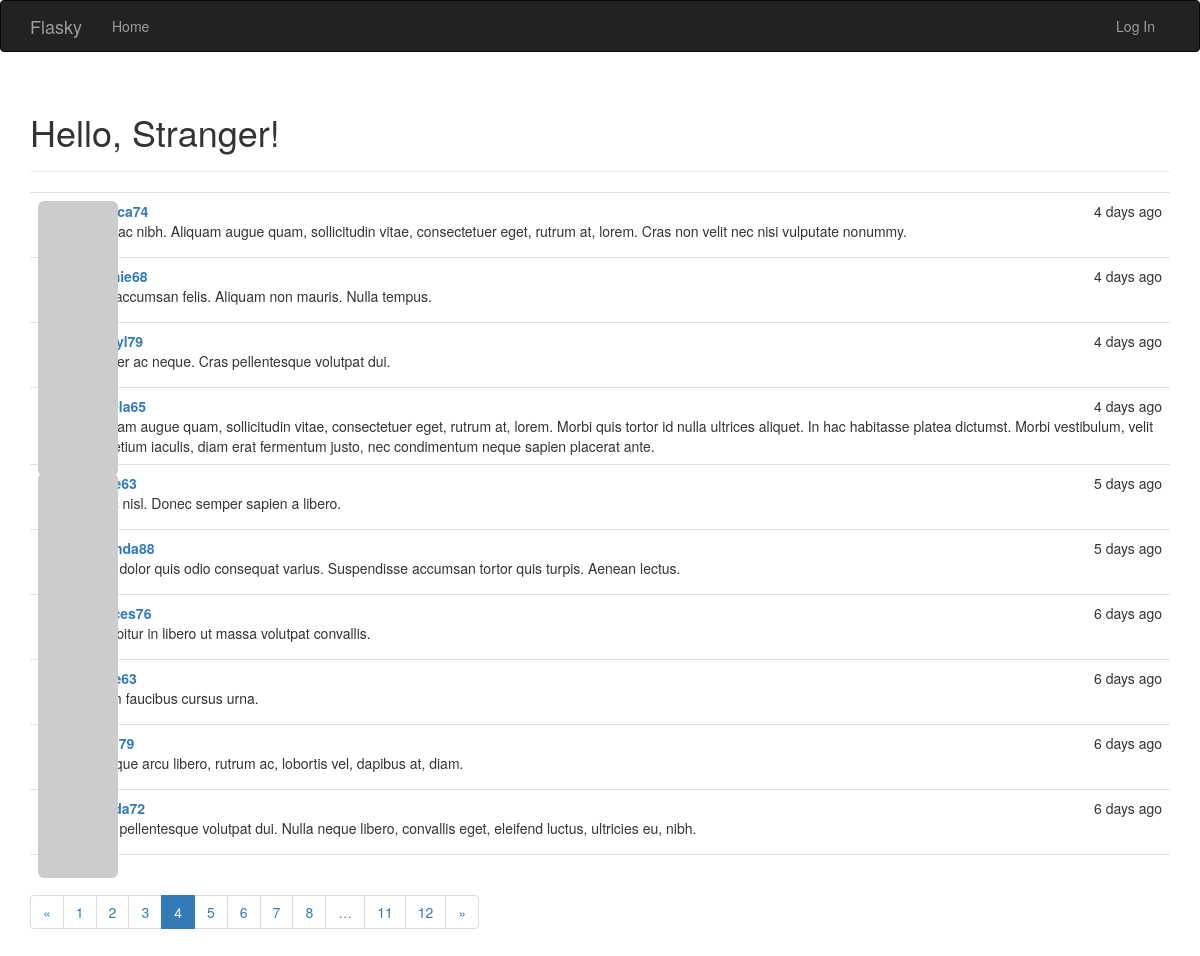
/?page=4, run on the app's committed database.
### app/models.py (models this page shows, shortened)
class Post(db.Model):  #博客文章对应的表
    __tablename__ = 'posts'
    id = db.Column(db.Integer, primary_key=True)
    body = db.Column(db.Text)
    timestamp = db.Column(db.DateTime, index=True, default=datetime.utcnow)
    author_id = db.Column(db.Integer, db.ForeignKey('users.id'))

class User(UserMixin,db.Model):
    __tablename__ = 'users'
    id = db.Column(db.Integer, primary_key=True)
    username = db.Column(db.String(64), unique=True, index=True)  #index为此列创建索引
    role_id = db.Column(db.Integer, db.ForeignKey('roles.id'))
    password_hash = db.Column(db.String(128))  #密码散列值
    email = db.Column(db.String(64), unique=True, index=True)  #使用邮箱进行登录
    confirmed = db.Column(db.Boolean, default=False)  #邮箱验证 如果验证成功，则值为True
    name = db.Column(db.String(64))  #真实姓名
    location = db.Column(db.String(64))  #地址
    about_me = db.Column(db.Text())  #我的介绍
    member_since = db.Column(db.DateTime(), default=datetime.utcnow)  #注册日期
    last_seen = db.Column(db.DateTime(), default=datetime.utcnow)  #最后一次登录信息
    posts = db.relationship('Post', backref='author', lazy='dynamic')  #用户与文章的一对多
    @property  #property 将方法设置为属性
    def password(self):  #如果get密码将返回错误
        raise AttributeError('password is not a readable attribute')
    def gravatar(self, size=256, default='wavatar', rating='x'):  #用户头像
        if request.is_secure:
            url = 'https://secure.gravatar.com/avatar'
        else:
            url = 'http://www.gravatar.com/avatar'
        hash = hashlib.md5(self.email.encode('utf-8')).hexdigest()
        return '{url}/{hash}?s={size}&d={default}&r={rating}'.format(
            url=url, hash=hash, size=size, default=default, rating=rating)

### app/main/views.py (the view)
@main.route('/', methods=['GET', 'POST'])
def index():
    form = PostForm()
    if current_user.can(Permission.WRITE_ARTICLES) and form.validate_on_submit():
        post = Post(body=form.body.data,
                    author=current_user._get_current_object())
        db.session.add(post)  #保存到数据库
        return redirect(url_for('.index'))
    page = request.args.get('page', 1, type=int)  #渲染第几页，默认第一页
    pagination = Post.query.order_by(Post.timestamp.desc()).paginate(
        page, per_page=current_app.config['FLASKY_POSTS_PER_PAGE'],
        error_out=False)
    posts = pagination.items
    return render_template('index.html', form=form, posts=posts,
                           pagination=pagination)

### app/auth/views.py (called while the page is built)
@auth.before_app_request
def before_request():
    if current_user.is_authenticated:
        current_user.ping()
        if not current_user.confirmed and request.endpoint[:5] != 'auth.':
            return redirect(url_for('auth.unconfirmed'))

### app/main/__init__.py (called while the page is built)
@main.app_context_processor  #在模板中也需要验证权限，将Permission设为模板上下文，避免每次传参
def inject_permissions():
    return dict(Permission=Permission)

### app/models.py (called while the page is built)
    def can(self, permissions):
        return False

### app/templates/index.html (shortened to what this page needs)
{% extends "base.html" %}
{% import "bootstrap/wtf.html" as wtf %}
{% import "_macros.html" as macros %}
{% block page_content %}
<div class="page-header">
    <h1>Hello, {% if current_user.is_authenticated %}{{ current_user.username }}{% else %}Stranger{% endif %}!</h1>
</div>
{% include '_posts.html' %}
{% if pagination %}
<div class="pagination">
    {{ macros.pagination_widget(pagination, '.index') }}
</div>
{% endif %}
{% endblock %}

### app/templates/_posts.html
<ul class="posts">
    {% for post in posts %}
    <li class="post">
        <div class="post-thumbnail">
            <a href="{{ url_for('.user', username=post.author.username) }}">
                <img class="img-rounded profile-thumbnail" src="{{ post.author.gravatar(size=40) }}">
            </a>
        </div>
        <div class="post-content">
            <div class="post-date">{{ moment(post.timestamp).fromNow() }}</div>
            <div class="post-author"><a href="{{ url_for('.user', username=post.author.username) }}">{{ post.author.username }}</a></div>
            <div class="post-body">{{ post.body }}</div>
        </div>
    </li>
    {% endfor %}
</ul>

### app/static/styles.css (style rules this page uses)
.profile-thumbnail { position: absolute; }
ul.posts { list-style-type: none; padding: 0px; margin: 16px 0px 0px 0px; border-top: 1px solid #e0e0e0; }
ul.posts li.post { padding: 8px; border-bottom: 1px solid #e0e0e0; }
div.post-date { float: right; }
div.post-author { font-weight: bold; }
div.post-thumbnail { position: absolute; }
div.post-content { margin-left: 48px; min-height: 48px; }

### data on the page
Post: timestamp "4 days ago", body "Duis ac nibh. Aliquam augue quam, sollicitudin vitae, consectetuer eget, rutrum at, lorem. Cras non velit nec nisi vulputate nonummy."
Post: timestamp "4 days ago", body "Sed accumsan felis. Aliquam non mauris. Nulla tempus."
Post: timestamp "4 days ago", body "Integer ac neque. Cras pellentesque volutpat dui."
Post: timestamp "4 days ago", body "Aliquam augue quam, sollicitudin vitae, consectetuer eget, rutrum at, lorem. Morbi quis tortor id nulla ultrices aliquet. In hac habitasse platea dictumst. Morbi vestibulum, velit id pretium iaculis, diam erat fermentum justo, nec condimentum neque sapien placerat ante."
Post: timestamp "5 days ago", body "Nunc nisl. Donec semper sapien a libero."
Post: timestamp "5 days ago", author.username "amanda88", body "Ut at dolor quis odio consequat varius. Suspendisse accumsan tortor quis turpis. Aenean lectus."
Post: timestamp "6 days ago", author.username "frances76", body "Curabitur in libero ut massa volutpat convallis."
Post: timestamp "6 days ago", body "Etiam faucibus cursus urna."
Post: timestamp "6 days ago", body "Quisque arcu libero, rutrum ac, lobortis vel, dapibus at, diam."
Post: timestamp "6 days ago", body "Cras pellentesque volutpat dui. Nulla neque libero, convallis eget, eleifend luctus, ultricies eu, nibh."

### other printed values
{{ p }} "1" "2" "3" "5" "6" "7" "8" "11" "12"
{{ p }} "4"
